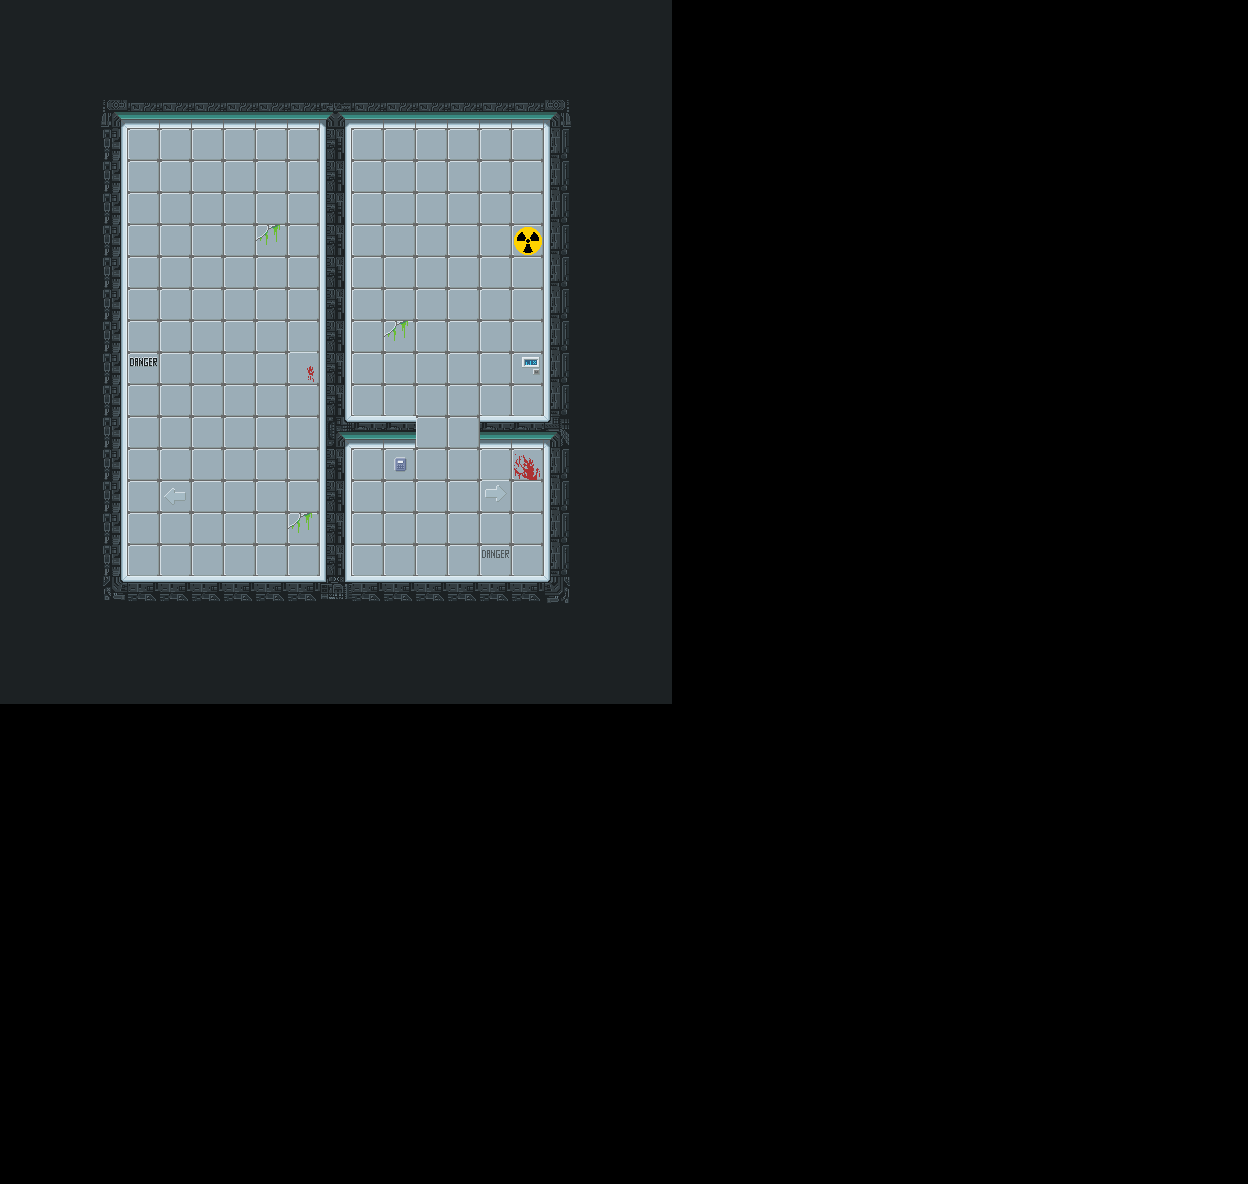

Rendered tile map (Tiled .tmx) drawn with the repository's tilesets; below, a short description and the full map source, tile grids included:
An orthogonal 39x37 tile map with 32x32 px tiles, 1 tile layer (Calque de Tuiles 1).

<map version="1.9" tiledversion="1.9.2" orientation="orthogonal" renderorder="right-down" width="39" height="37" tilewidth="32" tileheight="32" infinite="0" nextlayerid="2" nextobjectid="1">
 <tileset firstgid="1" name="labtilesetfinishedtransparent" tilewidth="32" tileheight="32" tilecount="540" columns="30">
  <image source="labtilesetfinishedtransparent.png" width="960" height="576" />
 </tileset>
 <layer id="1" name="Calque de Tuiles 1" width="39" height="37">
  <data encoding="csv">
94,94,94,94,94,94,94,94,94,94,94,94,94,94,94,94,94,94,94,94,94,0,0,0,0,0,0,0,0,0,0,0,0,0,0,0,0,0,0,
94,94,94,94,94,94,94,94,94,94,94,94,94,94,94,94,94,94,94,94,94,0,0,0,0,0,0,0,0,0,0,0,0,0,0,0,0,0,0,
94,94,94,94,94,94,94,94,94,94,94,94,94,94,94,94,94,94,94,94,94,0,0,0,0,0,0,0,0,0,0,0,0,0,0,0,0,0,0,
94,94,94,225,124,124,124,124,124,124,110,124,124,124,124,124,124,227,94,94,94,0,0,0,0,0,0,0,0,0,0,0,0,0,0,0,0,0,0,
94,94,94,95,466,466,466,466,466,466,480,466,466,466,466,466,466,93,94,94,94,0,0,0,0,0,0,0,0,0,0,0,0,0,0,0,0,0,0,
94,94,94,95,466,466,466,466,466,466,480,466,466,466,466,466,466,93,94,94,94,0,0,0,0,0,0,0,0,0,0,0,0,0,0,0,0,0,0,
94,94,94,95,466,466,466,466,466,466,480,466,466,466,466,466,466,93,94,94,94,0,0,0,0,0,0,0,0,0,0,0,0,0,0,0,0,0,0,
94,94,94,95,466,466,466,466,455,466,480,466,466,466,466,466,464,93,94,94,94,0,0,0,0,0,0,0,0,0,0,0,0,0,0,0,0,0,0,
94,94,94,95,466,466,466,466,466,466,480,466,466,466,466,466,466,93,94,94,94,0,0,0,0,0,0,0,0,0,0,0,0,0,0,0,0,0,0,
94,94,94,95,466,466,466,466,466,466,480,466,466,466,466,466,466,93,94,94,94,0,0,0,0,0,0,0,0,0,0,0,0,0,0,0,0,0,0,
94,94,94,95,466,466,466,466,466,466,480,466,455,466,466,466,466,93,94,94,94,0,0,0,0,0,0,0,0,0,0,0,0,0,0,0,0,0,0,
94,94,94,95,462,466,466,466,466,488,480,466,466,466,466,466,463,93,94,94,94,0,0,0,0,0,0,0,0,0,0,0,0,0,0,0,0,0,0,
94,94,94,95,466,466,466,466,466,466,480,466,466,466,466,466,466,93,94,94,94,0,0,0,0,0,0,0,0,0,0,0,0,0,0,0,0,0,0,
94,94,94,95,466,466,466,466,466,466,234,280,280,466,466,280,280,352,94,94,94,0,0,0,0,0,0,0,0,0,0,0,0,0,0,0,0,0,0,
94,94,94,95,466,466,466,466,466,466,480,466,459,466,466,466,493,93,94,94,94,0,0,0,0,0,0,0,0,0,0,0,0,0,0,0,0,0,0,
94,94,94,95,466,460,466,466,466,466,480,466,466,466,466,490,466,93,94,94,94,0,0,0,0,0,0,0,0,0,0,0,0,0,0,0,0,0,0,
94,94,94,95,466,466,466,466,466,455,480,466,466,466,466,466,466,93,94,94,94,0,0,0,0,0,0,0,0,0,0,0,0,0,0,0,0,0,0,
94,94,94,95,466,466,466,466,466,466,480,466,466,466,466,492,466,93,94,94,94,0,0,0,0,0,0,0,0,0,0,0,0,0,0,0,0,0,0,
94,94,94,342,333,333,333,333,333,333,34,333,333,333,333,333,333,344,94,94,94,0,0,0,0,0,0,0,0,0,0,0,0,0,0,0,0,0,0,
94,94,94,94,94,94,94,94,94,94,94,94,94,94,94,94,94,94,94,94,94,0,0,0,0,0,0,0,0,0,0,0,0,0,0,0,0,0,0,
94,94,94,94,94,94,94,94,94,94,94,94,94,94,94,94,94,94,94,94,94,0,0,0,0,0,0,0,0,0,0,0,0,0,0,0,0,0,0,
94,94,94,94,94,94,94,94,94,94,94,94,94,94,94,94,94,94,94,94,94,0,0,0,0,0,0,0,0,0,0,0,0,0,0,0,0,0,0,
0,0,0,0,0,0,0,0,0,0,0,0,0,0,0,0,0,0,0,0,0,0,0,0,0,0,0,0,0,0,0,0,0,0,0,0,0,0,0,
0,0,0,0,0,0,0,0,0,0,0,0,0,0,0,0,0,0,0,0,0,0,0,0,0,0,0,0,0,0,0,0,0,0,0,0,0,0,0,
0,0,0,0,0,0,0,0,0,0,0,0,0,0,0,0,0,0,0,0,0,0,0,0,0,0,0,0,0,0,0,0,0,0,0,0,0,0,0,
0,0,0,0,0,0,0,0,0,0,0,0,0,0,0,0,0,0,0,0,0,0,0,0,0,0,0,0,0,0,0,0,0,0,0,0,0,0,0,
0,0,0,0,0,0,0,0,0,0,0,0,0,0,0,0,0,0,0,0,0,0,0,0,0,0,0,0,0,0,0,0,0,0,0,0,0,0,0,
0,0,0,0,0,0,0,0,0,0,0,0,0,0,0,0,0,0,0,0,0,0,0,0,0,0,0,0,0,0,0,0,0,0,0,0,0,0,0,
0,0,0,0,0,0,0,0,0,0,0,0,0,0,0,0,0,0,0,0,0,0,0,0,0,0,0,0,0,0,0,0,0,0,0,0,0,0,0,
0,0,0,0,0,0,0,0,0,0,0,0,0,0,0,0,0,0,0,0,0,0,0,0,0,0,0,0,0,0,0,0,0,0,0,0,0,0,0,
0,0,0,0,0,0,0,0,0,0,0,0,0,0,0,0,0,0,0,0,0,0,0,0,0,0,0,0,0,0,0,0,0,0,0,0,0,0,0,
0,0,0,0,0,0,0,0,0,0,0,0,0,0,0,0,0,0,0,0,0,0,0,0,0,0,0,0,0,0,0,0,0,0,0,0,0,0,0,
0,0,0,0,0,0,0,0,0,0,0,0,0,0,0,0,0,0,0,0,0,0,0,0,0,0,0,0,0,0,0,0,0,0,0,0,0,0,0,
0,0,0,0,0,0,0,0,0,0,0,0,0,0,0,0,0,0,0,0,0,0,0,0,0,0,0,0,0,0,0,0,0,0,0,0,0,0,0,
0,0,0,0,0,0,0,0,0,0,0,0,0,0,0,0,0,0,0,0,0,0,0,0,0,0,0,0,0,0,0,0,0,0,0,0,0,0,0,
0,0,0,0,0,0,0,0,0,0,0,0,0,0,0,0,0,0,0,0,0,0,0,0,0,0,0,0,0,0,0,0,0,0,0,0,0,0,0,
0,0,0,0,0,0,0,0,0,0,0,0,0,0,0,0,0,0,0,0,0,0,0,0,0,0,0,0,0,0,0,0,0,0,0,0,0,0,0
</data>
 </layer>
</map>
